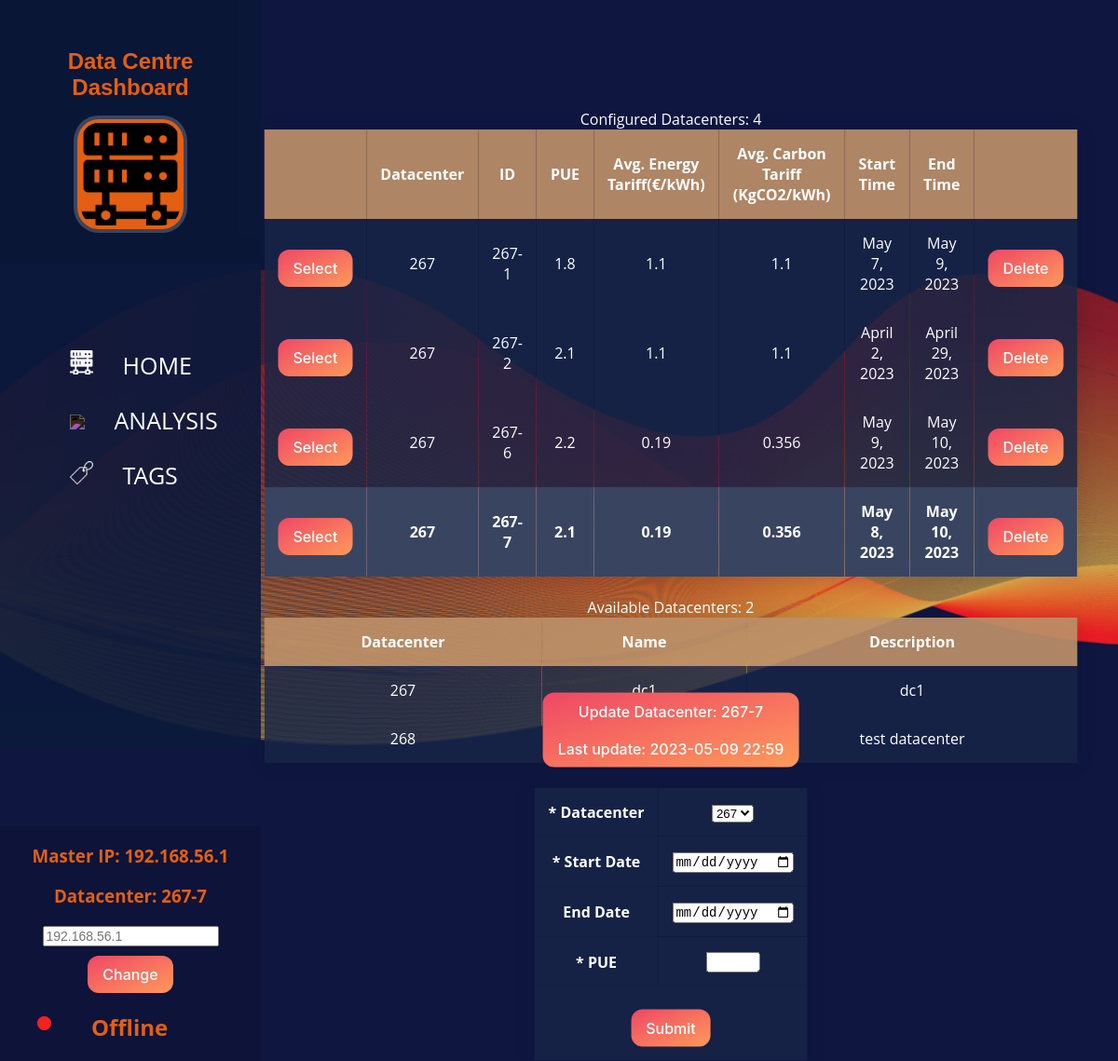
/dashboard/, run on the app's committed database.
### dashboard/models.py (models this page shows, shortened)
class Application(models.Model):
    masterip = models.CharField(null=True, max_length=25)
    current = models.CharField(null=True, max_length=25)
    configured = models.IntegerField(null=True, default = 0)
    threshold_low = models.FloatField(null=True, max_length=25, default=15)
    threshold_medium = models.FloatField(null=True, max_length=25, default=30)
    carbon_tariff_low = models.FloatField(null=True, max_length=25, default=1)
    carbon_tariff_high = models.FloatField(null=True, max_length=25, default=1.2)
    cost_tariff_low = models.FloatField(null=True, max_length=25, default=1)
    cost_tariff_high = models.FloatField(null=True, max_length=25, default=1.2)

class ConfiguredDataCenters(models.Model):
    masterip = models.CharField(null=True, max_length=25)
    sub_id = models.CharField(max_length=15, null=True)
    datacenterid = models.CharField(max_length=20)
    startTime = models.DateField()
    endTime = models.DateField(null=True)
    pue = models.FloatField()
    energy_cost = models.FloatField()
    carbon_conversion = models.FloatField()
    budget = models.IntegerField(null=True)

class AvailableDatacenters(models.Model):
    masterip = models.CharField(null=True, max_length=25)
    datacenterid = models.CharField(max_length=20,null=True)
    datacentername = models.CharField(max_length=25, null=True)
    description = models.CharField(max_length=100, null=True)

### dashboard/views.py (the view, shortened to what this page needs)
# urls.py: path('', views.loadDC, name = "loadDC"),
@csrf_protect
def loadDC(request):
    context = {}
    master = services.get_master()
    services.check_master()
    sub_id = services.get_current_sub_id()
    try:
        last_update = Host.objects.filter(masterip=master).filter(
            sub_id=sub_id).all().values()[0]['cpu_last_response']
        last_update = datetime.fromtimestamp(int(last_update)).strftime("%Y-%m-%d %H:%M")
    except: last_update='Never'
    status = asset_services.get_available_datacenters()
    master = services.get_master()
    context['last_update'] = last_update
    context['datacenters'] = AvailableDatacenters.objects.filter(masterip=master).all()
    context['datacenters_count'] = AvailableDatacenters.objects.filter(masterip=master).all().count()
    context['configured_count'] = ConfiguredDataCenters.objects.filter(masterip=master).all().count()
    context['configured'] = ConfiguredDataCenters.objects.filter(masterip=master).all()
    context['master'] = services.get_master()
    context['current'] = services.get_current_for_html()
    context['page'] = "home"
    context['online'] = "false"
    if status!=ConnectionRefusedError:
        context['online'] = 'true'
    return render (request, 'dashboard/loadDC.html', context)

### dashboard/services/asset_services.py (called while the page is built, shortened)
def get_available_datacenters():
    services.check_master()
    master = services.get_master()
    url = services.datacenter_url(master)
    try:
        response = requests.get(url,
                                headers={'Content-Type': 'application/json', 'Accept': "application/json"},
                                timeout=5
                                )
    except Exception: return ConnectionRefusedError

### dashboard/services/services.py (called while the page is built)
def get_current_sub_id():
    try:
        return str(Application.objects.all().values().get()['current'])
    except: return Application.DoesNotExist

def get_master():
    try:
        return Application.objects.all().values().get()["masterip"]
    except: return Application.DoesNotExist

def get_current_for_html():
    try:
        current = str(Application.objects.filter(masterip=get_master()).all().values().get()['current'])
    except:
        current='-'
    return current

def check_master():
    if Application.objects.count()==0:
        Application.objects.create(masterip="localhost")

def datacenter_url(master):
    return "http://"+master+":8080/papillonserver/rest/datacenters/"

### dashboard/templates/dashboard/loadDC.html (shortened to what this page needs)
{% include 'dashboard/home.html'%}
{% load static %}
<head>
</head>
    {% block content %}
    <div class="table-container">
      <caption class="table-header">Configured Datacenters: {{configured_count}}</caption>
      <table style="width:100%" class="styled-table">
        <thead>
        <tr>
          <th></th>
          <th>Datacenter</th>
          <th>ID</th>
          <th>PUE</th>
          <th>Avg. Energy Tariff(€/kWh)</th>
          <th>Avg. Carbon Tariff (KgCO2/kWh)</th>
          <th>Start Time</th>
          <th>End Time</th>
          <th></th>
        </tr>
        </thead>
        {% for datacenter in configured %}
        <tbody>
          {% if datacenter.sub_id == current %}<tr style="font-weight: bold; color: #041E42; background-color: #dfdfdf;">{% else %}<tr>{% endif %}
          <td>
            <form method="POST">
              <button type="submit" class="select_button" name = "current_datacenter" value={{datacenter.sub_id}}>Select</button>
          </form>
          </td>
          <td>{{datacenter.datacenterid}}</td>
          <td>{{datacenter.sub_id}}</td>
          <td>{{datacenter.pue}}</td>
          <td>{{datacenter.energy_cost}}</td>
          <td>{{datacenter.carbon_conversion}}</td>
          <td>{{datacenter.startTime}}</td>
          <td>{{datacenter.endTime}}</td>
          <td>
            <form method="POST">
                <button type="submit" class="delete_button" name = "to_delete" value={{datacenter.sub_id}}>Delete</button>
            </form>
          </td>
        </tr>
        </tbody>
        {% endfor %}
      </table>
      <br>
      <caption class="table-header">Available Datacenters: {{datacenters_count}}</caption>
      <table style="width:100%" class="styled-table">
        <thead>
        <tr>
          <th>Datacenter</th>
          <th>Name</th>
          <th>Description</th>
        </tr>
      </thead>
        {% for datacenter in datacenters %}
        <tbody>
        <tr>
          <td>{{datacenter.datacenterid}}</td>
          <td>{{datacenter.datacentername}}</td>
          <td>{{datacenter.description}}</td>
        </tr>
      </tbody>
        {% endfor %}
      </table>
    </div>
    <div class="load-container">
      <div class="update-button">
        <form method="POST">
          <button onclick="javascript:document.getElementById('page-loader').style.display='block';" class="update-button" name = "update" value={{current}} >Update Datacenter: {{current}} <br> Last update: {{last_update}}</button>
        </form>
      </div>
      <div class="loadDC-form" id="loadDC-form">
        <div class="configure_card" action="/action_page.php" class="form-container">
          <form method="POST" >
            <br>
            <table style="width:100%" class="configure-table">
              <tr>
                <th>* Datacenter</th>
                <td>
                  <select name="to_configure" required>
                  {% for datacenter in datacenters %}
                      <option name="to_configure" >{{ datacenter.datacenterid }}</option>
                  {% endfor %}
                  </select>
                </td>
              </tr>
              <tr>
                <th>* Start Date</th>
                <td>
                  <input type="date" id="start" name="start" required>
                </td>
              </tr>
              <tr>
                <th>End Date</th>
                <td>
                  <input type="date" id="endTime" name="endTime">
                </td>
              </tr>
              <tr>
                <th>* PUE</th>
                <td>
                  <input type="number" id="pue" name="pue" step="0.01" required>
                </td>
              </tr>
              <tr>
                <th colspan="2">
                  <button onclick="javascript:document.getElementById('page-loader').style.display='block';" type="submit" class="submit_button">Submit</button>
                </th>
                </tr>
              </table>
            </form>
        </div>
      </div>
    </div>
    {% endblock %}

### dashboard/templates/dashboard/home.html (shortened to what this page needs)
{% load static %}
<!DOCTYPE html>
<html lang="en">
  <head>
    <link rel="stylesheet" href="{% static 'dashboard/main.css' %}">
  </head>
 <div class="page-container">
  <div class="menu-container">
    <nav class = "menu">
      <div class = "logo">
        <h2>Data Centre Dashboard</h2>
        <a href="{% url 'loadDC' %}"><img alt="ICON" src="{% static 'dashboard/icons/server-icon.png' %}" width="190"/></a>
      </div>
      <ul>
        <li tabindex="0" class="server-icon">
          <img src="{% static 'dashboard/icons/server-icon.png' %}" >
          {% if page == "home" %}<a class="active" href="{% url 'loadDC' %}">HOME</a>{% else %} <a href="{% url 'loadDC' %}">HOME</a>{% endif %}
        </li>
        <li tabindex="0" class="icon-tag">
          <img src="{% static 'dashboard/icons/data-analysis-icon.png' %}" >
          {% if page == "analysis" %}<a class="active" href="{% url 'analysis' %}">ANALYSIS</a>{% else %} <a href="{% url 'analysis' %}">ANALYSIS</a>{% endif %}
        </li>
        <li tabindex="0" class="icon-analysis">
          <img src="{% static 'dashboard/icons/tag-label-icon.png' %}" >
          {% if page == "tags" %}<a class="active" href="{% url 'tags' %}">TAGS</a>{% else %} <a href="{% url 'tags' %}">TAGS</a>{% endif %}
        </li>
      </ul>
      <div class="nav-status">
        <div class="current-status">
            <h3>Master IP: {{master}}</h3>
            <h3>Datacenter: {{current}}</h3>
          </div>
        <a class="a2">
          <form method="POST">
            <input type="text" id="ip" name="ip" placeholder={{master}}>
            <br>
            <button type="submit" class="save">Change</button>
          </form>
        </a>
        <div class="status-indicator">
          {%if online == "true"%}
          <div class="online-indicator">
            <span class="blink"></span>
          </div>
          <h2>Online</h2>
          {%else%}
          <div class="online-indicator" style="background-color: #f82121;">
            <span class="blink" style="background-color: #f82121;"></span>
          </div>
          <h2>Offline</h2>
          {%endif%}
        </div>
      </div>
    </nav>
  </div>
</div>
</html>

### dashboard/static/dashboard/main.css (style rules this page uses)
:root { --bg-colour: rgba(11, 26, 59, 0.918); --bg-offset: rgb(89, 107, 145); --table-offset: rgba(187, 143, 104, 0.925); --table-colour: rgba(23, 38, 71, 0.829); --nav-colour: rgb(227, 95, 19); --page-font: #fff; --font-header: rgb(227, 95, 19); --table-shadow: rgba(255,255,255,0.2); }
.menu-container { width: 280px; }
.menu { background: var(--bg-colour); height:100vh; width: 280px; position: fixed; top:0; left:0; z-index:5; outline:none; }
.menu ul { list-style:none; padding:0.5em 0; margin:0; padding-top: 80px; }
.menu li { padding: 0.5em 1em 0.5em 3em; font-size:25px; font-weight: regular; background-repeat:no-repeat; background-position:left 15px center; background-size:auto 20px; transition:all 0.15s linear; cursor:pointer; }
.menu li img { margin-right: 25px; -webkit-filter: invert(100%); filter: invert(100%); width: 25px; }
a { color: inherit; text-decoration: inherit; }
.logo { background:rgba(0,0,0,0.1); padding: 2em 0.5em; text-align:center; }
.logo img { background-color: var(--nav-colour); width:40%; border-radius:20%; overflow:hidden; border:4px solid var(--nav-colour); box-shadow:0 0 0 4px var(--table-shadow); }
.logo h2 { font-weight: bold; margin-bottom: 20px; font-family: sans-serif; color: var(--font-header); }
.nav-status { background:rgba(0,0,0,0.1); width: 280px; text-align: center; position: fixed; bottom: 0; background:rgba(0,0,0,0.1); color: var(--nav-colour); }
.nav-status button { margin-top: 10px; }
.nav-status h2 { text-align: left; margin-left: 35%; }
.online-indicator { float: left; margin-top: 5px; margin-left: 40px; background-color: #0fcc45; border-radius: 50%; }
span.blink { display: block; width: 15px; height: 15px; background-color: #0fcc45; opacity: 0.7; border-radius: 50%; animation: blink 1s linear infinite; }
input[type=number] { width: 50px; }
.table-container { position: absolute; top: 45%; left: 60%; transform: translate(-50%, -50%); text-align: center; }
table { width: 100%; border-collapse: collapse; overflow: hidden; box-shadow: 0 0 20px rgba(0,0,0,0.1); }
th, td { padding: 15px; background-color: var(--table-colour); color: #fff; }
th { text-align: center; }
thead th { background-color: var(--table-offset); }
tbody td { position: relative; }
.load-container { position: absolute; top: 90%; left: 60%; transform: translate(-50%, -50%); text-align: center; }
button { margin-top: 10px; background: linear-gradient(to bottom right, #EF4765, #FF9A5A); border: 0; border-radius: 12px; color: #fff; cursor: pointer; display: inline-block; font-family: -apple-system,system-ui,"Segoe UI",Roboto,Helvetica,Arial,sans-serif; font-size: 16px; font-weight: 500; line-height: 2.5; outline: transparent; padding: 0 1rem; text-align: center; text-decoration: none; transition: box-shadow .2s ease-in-out; user-select: none; -webkit-user-select: none; touch-action: manipulation; white-space: nowrap; }
input { font-size: 14px; position: relative; padding: auto; }

### data on the page
Application: masterip "192.168.56.1", current "267-7", ip "192.168.56.1"
ConfiguredDataCenters: datacenterid "267", sub_id "267-1", pue "1.8", energy_cost "1.1", carbon_conversion "1.1", startTime "May 7, 2023", endTime "May 9, 2023"
ConfiguredDataCenters: datacenterid "267", sub_id "267-2", pue "2.1", energy_cost "1.1", carbon_conversion "1.1", startTime "April 2, 2023", endTime "April 29, 2023"
ConfiguredDataCenters: datacenterid "267", sub_id "267-6", pue "2.2", energy_cost "0.19", carbon_conversion "0.356", startTime "May 9, 2023", endTime "May 10, 2023"
ConfiguredDataCenters: datacenterid "267", sub_id "267-7", pue "2.1", energy_cost "0.19", carbon_conversion "0.356", startTime "May 8, 2023", endTime "May 10, 2023"
AvailableDatacenters: datacenterid "267", datacentername "dc1", description "dc1"
AvailableDatacenters: datacenterid "268", datacentername "dc2 test", description "test datacenter"

### other printed values
{{ configured_count }} "4"
{{ datacenters_count }} "2"
{{ last_update }} "2023-05-09 22:59"
form field to_configure "267"
